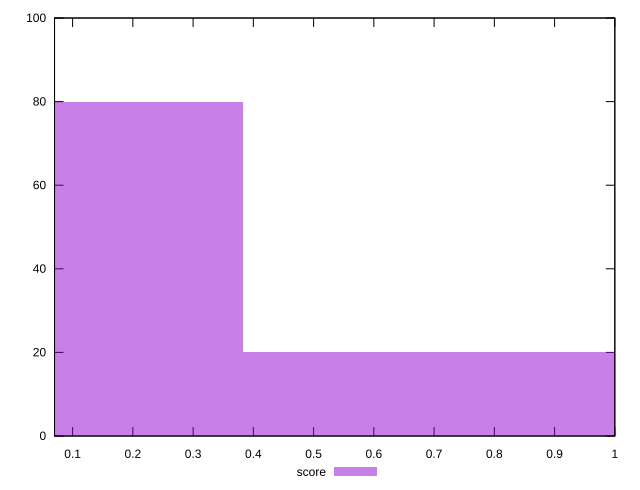

This chart was generated by the following gnuplot code:
reset

$score <<EOF
0 80
0.766487015303557 20
EOF

set key outside below
set boxwidth 0.766487015303557
set xrange [0.07:1]
set yrange [0:100]
set trange [0:100]
set style fill transparent solid 0.5 noborder
set terminal svg size 640, 490 enhanced background rgb 'white'
set output "reports/report_00027_2021-02-24T12-40-31.850Z/uses-long-cache-ttl/samples/agenda/score/histogram.svg"

plot $score title "score" with boxes

reset
